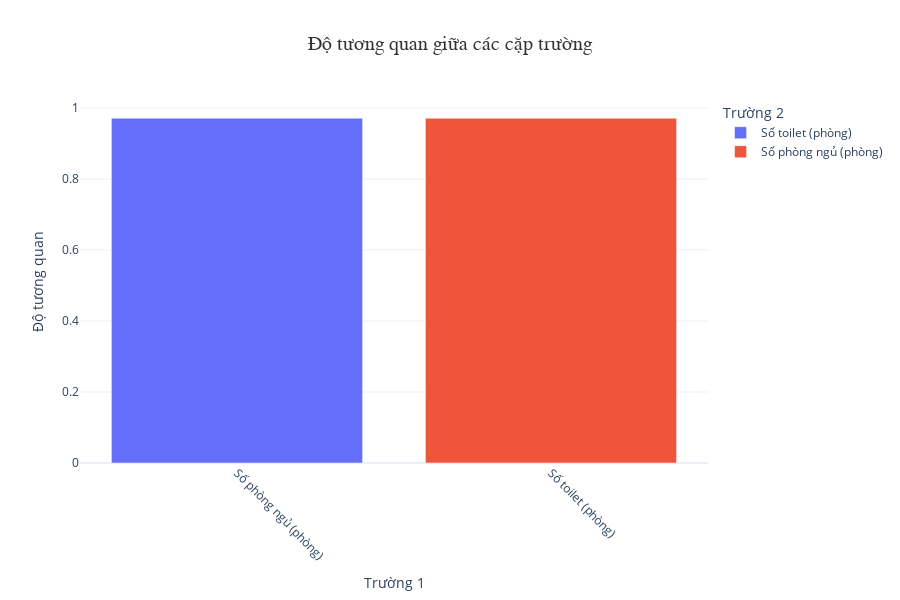

Notebook code cell kept with this figure:
### Code cell
import pandas as pd
import plotly.express as px
import plotly.graph_objects as go

# Đọc dữ liệu từ tệp CSV
data_path = '../../Data/cleanedData/cleaned_data.csv'  # Đường dẫn đến tệp dữ liệu
data = pd.read_csv(data_path)

# Làm sạch và chuẩn bị dữ liệu: Loại bỏ các dòng có giá trị 'Không có dữ liệu' trong cột số
data = data.select_dtypes(include=['float64', 'int64'])  # Lọc chỉ các cột số

# Tính toán độ tương quan giữa các cột
correlation_matrix = data.corr()

# Chuyển đổi ma trận tương quan thành dạng dài (long format) để dễ vẽ biểu đồ
corr_long = correlation_matrix.unstack().reset_index()
corr_long.columns = ['Trường 1', 'Trường 2', 'Độ tương quan']

# Lọc bỏ các cặp trường trùng lặp và có độ tương quan bằng 1
corr_long = corr_long[corr_long['Trường 1'] != corr_long['Trường 2']]
corr_long = corr_long[corr_long['Độ tương quan'].abs() > 0.5]  # Chỉ giữ lại các cặp có độ tương quan > 0.5

# Tạo biểu đồ cột
fig = px.bar(
    corr_long,
    x='Trường 1', 
    y='Độ tương quan',
    color='Trường 2',
    title="Độ tương quan giữa các cặp trường",
    labels={'Trường 1': 'Trường 1', 'Trường 2': 'Trường 2', 'Độ tương quan': 'Độ tương quan'},
    color_continuous_scale=px.colors.sequential.Viridis
)

# Cải thiện hiển thị
fig.update_layout(
    xaxis_tickangle=45,  # Quay nhãn trục x cho dễ đọc
    title={
        'font': {'size': 20, 'family': 'Arial, sans-serif', 'color': '#333'},
        'x': 0.5,
        'xanchor': 'center'
    },
    height=600,
    template='plotly_white'
)

# Hiển thị biểu đồ
fig.show()

### Figure 1 — Plotly figure (JSON) as saved in the notebook; plotly's stock layout.template omitted (floating-point values rounded to 4 significant figures)
{"data": [{"alignmentgroup": "True", "hovertemplate": "Trường 2=Số toilet (phòng)<br>Trường 1=%{x}<br>Độ tương quan=%{y}<extra></extra>", "legendgroup": "Số toilet (phòng)", "marker": {"color": "#636efa", "pattern": {"shape": ""}}, "name": "Số toilet (phòng)", "offsetgroup": "Số toilet (phòng)", "orientation": "v", "showlegend": true, "textposition": "auto", "type": "bar", "x": ["Số phòng ngủ (phòng)"], "xaxis": "x", "y": [0.9713], "yaxis": "y"}, {"alignmentgroup": "True", "hovertemplate": "Trường 2=Số phòng ngủ (phòng)<br>Trường 1=%{x}<br>Độ tương quan=%{y}<extra></extra>", "legendgroup": "Số phòng ngủ (phòng)", "marker": {"color": "#EF553B", "pattern": {"shape": ""}}, "name": "Số phòng ngủ (phòng)", "offsetgroup": "Số phòng ngủ (phòng)", "orientation": "v", "showlegend": true, "textposition": "auto", "type": "bar", "x": ["Số toilet (phòng)"], "xaxis": "x", "y": [0.9713], "yaxis": "y"}], "layout": {"barmode": "relative", "height": 600, "legend": {"title": {"text": "Trường 2"}, "tracegroupgap": 0}, "title": {"font": {"color": "#333", "family": "Arial, sans-serif", "size": 20}, "text": "Độ tương quan giữa các cặp trường", "x": 0.5, "xanchor": "center"}, "xaxis": {"anchor": "y", "domain": [0, 1], "tickangle": 45, "title": {"text": "Trường 1"}}, "yaxis": {"anchor": "x", "domain": [0, 1], "title": {"text": "Độ tương quan"}}}}
